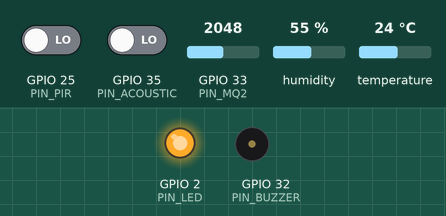
Simulated run of this sketch. Board: ESP32. On the bench: output pins drawn as LEDs (lit = HIGH), buzzer (waves = sounding, pin HIGH). Inputs (shaded band) come from the test bench; at power-on: GPIO 25 (PIN_PIR) LOW, GPIO 33 (PIN_MQ2) = 2048, GPIO 35 (PIN_ACOUSTIC) LOW, humidity 55 %, temperature 24 °C. WiFi joins after 1.5 s; servers stay silent unless stated; the local clock reads 2024-03-15 10:24:30 at power-on unless the sketch sets it; random numbers use the default seed unless the sketch sets one; no MQTT or app messages arrive unless stated; what the sketch prints to the serial monitor is not drawn.

Above: at 3.7 s.
3.8 s: GPIO 25 (PIN_PIR) driven HIGH
At 5.0 s:
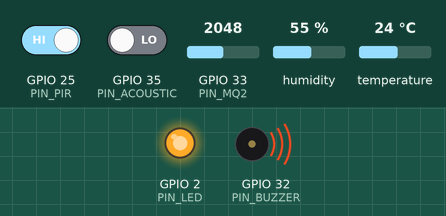
5.3 s: GPIO 33 (PIN_MQ2) set to 1530
7.1 s: GPIO 33 (PIN_MQ2) set to 1459
At 8.5 s:
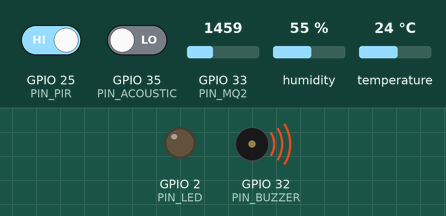
11.6 s: GPIO 33 (PIN_MQ2) set to 2047
At 13.1 s:
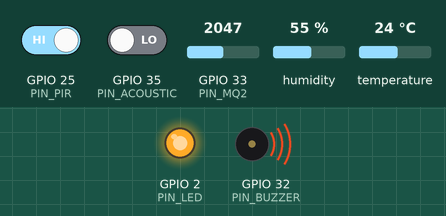
13.8 s: GPIO 33 (PIN_MQ2) set to 1228
At 15.3 s:
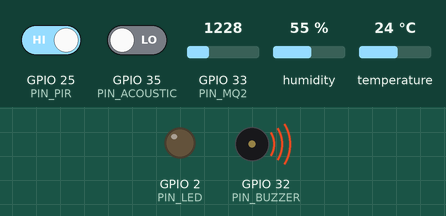
Timing chart, 0 to 16.8 s (numbered marks = the images above; inputs shaded):
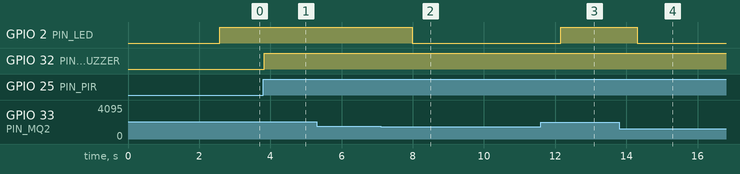

The sketch:

sensor_node.ino
```cpp
#include <WiFi.h>
#include <PubSubClient.h>
#include <DHT.h>
#include <time.h>

#define DEVICE_CONNECTED false

// --- TIME ---
const char* ntpServer = "pool.ntp.org";
const long  gmtOffset_sec = 28800; // For Malaysia (UTC+8): 8 * 3600
const int   daylightOffset_sec = 0; // No daylight savings in Malaysia

// --- WIFI & MQTT ---
const char* ssid = "Elleyxx"; // Change wifi name
const char* password = "Ellie0909"; // change password
const char* mqtt_server = "broker.hivemq.com";

WiFiClient espClient;
PubSubClient client(espClient);

// --- TOPICS ---
#define TOPIC_LOG "forest/zone1/sensorlog"

// --- PINS ---
#define PIN_MQ2 33
#define PIN_TEMP 27
#define PIN_ACOUSTIC 35
#define PIN_PIR 25
#define PIN_BUZZER 32
#define PIN_LED 2

#define ACOUSTIC_ACTIVE_LEVEL HIGH

// --- OFFLINE QUEUE ---
#define MAX_QUEUE 50

String messageQueue[MAX_QUEUE];
int queueStart = 0;
int queueEnd = 0;

DHT dht(PIN_TEMP, DHT11);

// --- Individual Timers for each sensor ---
unsigned long lastFireLog = 0;
unsigned long lastPirLog = 0;
unsigned long lastAcousticLog = 0;
unsigned long lastSmokingLog = 0;

// --- Intervals ---
const unsigned long INT_NORMAL = 1800000; // 30 mins
const unsigned long INT_ALERT  = 300000;  // 5 mins

unsigned long lastLogTime = 0;

// Sensor States
String lastFireStatus = "normal";
String lastPirStatus = "normal";
String lastSoundStatus = "normal";
String lastSmokingStatus = "normal";

void setup() {
  Serial.begin(115200);
  delay(1000);
  Serial.println("\n--- System Initializing ---");

  dht.begin();
  pinMode(PIN_PIR, INPUT);
  pinMode(PIN_ACOUSTIC, INPUT);
  pinMode(PIN_BUZZER, OUTPUT);
  pinMode(PIN_LED, OUTPUT);

  WiFi.mode(WIFI_STA);
  WiFi.begin(ssid, password);
  Serial.print("Connecting to WiFi...");

  // Try for 10 seconds, then move on
  unsigned long startWait = millis();
  while (WiFi.status() != WL_CONNECTED && millis() - startWait < 10000) {
    delay(500);
    Serial.print(".");
  }

  if (WiFi.status() == WL_CONNECTED) {
    Serial.println("\n[SUCCESS] WiFi Connected!");
  } else {
    Serial.println("\n[WARNING] WiFi Not Connected. Operating in Offline Mode.");
  }

  client.setServer(mqtt_server, 1883);
  client.setBufferSize(1024);

  // Sync time from NTP server
  configTime(gmtOffset_sec, daylightOffset_sec, ntpServer);
  Serial.println("Waiting for NTP time sync...");

  // Wait a few seconds for time to sync
  struct tm timeinfo;
  if(!getLocalTime(&timeinfo)){
    Serial.println("Failed to obtain time");
  } else {
    Serial.println("Time synced!");
  }
}

void reconnectWiFi() {
  if (WiFi.status() == WL_CONNECTED) return;
  Serial.println("Reconnecting WiFi...");

  WiFi.disconnect();
  WiFi.begin(ssid, password);

  unsigned long startAttempt = millis();
  while (WiFi.status() != WL_CONNECTED && millis() - startAttempt < 10000) {
    delay(500);
    Serial.print(".");
  }

  if (WiFi.status() == WL_CONNECTED) {
    Serial.println("\nWiFi Reconnected");
  } else {
    Serial.println("\nWiFi Failed");
  }
}

void reconnectMQTT() {
  if (client.connected()) return;

  // Use a non-blocking non-looping check instead of a while loop
  Serial.println("Reconnecting MQTT...");
  String clientId = "ESP32_" + String(random(1000, 9999));

  if (client.connect(clientId.c_str())) {
    Serial.println("MQTT Connected");
  } else {
    Serial.print("MQTT Failed, rc=");
    Serial.println(client.state());
  }
}

// Function to format and send JSON to sensorlog
void enqueueMessage(String payload) {
  int next = (queueEnd + 1) % MAX_QUEUE;

  // Prevent overflow
  if (next == queueStart) {
    Serial.println("Queue Full! Oldest message removed.");
    queueStart = (queueStart + 1) % MAX_QUEUE;
  }

  messageQueue[queueEnd] = payload;
  queueEnd = next;
}

void sendLog(int sensor_id, String status, String dataJson) {
  // Get current time
  struct tm timeinfo;
  char timeString[20];
  if(!getLocalTime(&timeinfo)){
    sprintf(timeString, "0000-00-00 00:00:00");
  } else {
    strftime(timeString, sizeof(timeString), "%Y-%m-%d %H:%M:%S", &timeinfo);
  }

  String payload = "{";
  payload += "\"sensor_id\":" + String(sensor_id) + ",";
  payload += "\"status\":\"" + status + "\",";
  payload += "\"data\":" + dataJson + ",";
  payload += "\"created_at\":\"" + String(timeString) + "\"";
  payload += "}";

  // Store first
  enqueueMessage(payload);
  Serial.println("Queued: " + payload);
}

void processQueue() {
  if (!client.connected()) return;

  while (queueStart != queueEnd) {
    String payload = messageQueue[queueStart];
    bool sent = client.publish(TOPIC_LOG, payload.c_str());

    if (sent) {
      Serial.println("Synced: " + payload);
      queueStart = (queueStart + 1) % MAX_QUEUE;
    } else {
      Serial.println("Failed to send. Will retry.");
      break;
    }

    delay(100);
  }
}

void processSensors() {
  unsigned long now = millis();

  // 1. FIRE SENSOR (Temp + MQ2)
  float t = dht.readTemperature();
  bool tempAvailable = !isnan(t);
  if (!tempAvailable) {
    Serial.println("DHT read failed; continuing with other sensors");
  }

  int smoke = analogRead(PIN_MQ2);
  String currentFireStatus = ((tempAvailable && t > 50) || smoke > 1500) ? "alerting" : "normal";
  unsigned long fireInterval = (currentFireStatus == "alerting") ? INT_ALERT : INT_NORMAL;

  if (currentFireStatus == "alerting") {
    digitalWrite(PIN_LED, HIGH);
  } else {
    digitalWrite(PIN_LED, LOW);
  }

  if (currentFireStatus != lastFireStatus || (now - lastFireLog >= fireInterval)) {
    String fireData = "{";
    fireData += "\"temperature\":";
    fireData += tempAvailable ? String(t) : "null";
    fireData += ",";
    fireData += "\"smoke\":" + String(smoke);
    fireData += "}";

    sendLog(1, currentFireStatus, fireData);

    lastFireLog = now;
    lastFireStatus = currentFireStatus;
  }

  // 2. SMOKING SENSOR
  String currentSmokingStatus = (smoke > 800 && smoke <= 2500 && (!tempAvailable || t <= 50)) ? "alerting" : "normal";
  unsigned long smokeInterval = (currentSmokingStatus == "alerting") ? INT_ALERT : INT_NORMAL;

  if (currentSmokingStatus != lastSmokingStatus || (now - lastSmokingLog >= smokeInterval)) {
    String smokeData = "{";
    smokeData += "\"smoke_level\":" + String(smoke) + ",";
    smokeData += "\"context\":\"possible_smoking\"";
    smokeData += "}";

    sendLog(5, currentSmokingStatus, smokeData);

    lastSmokingLog = now;
    lastSmokingStatus = currentSmokingStatus;
  }

  // 3. PIR MOTION SENSOR
  bool motion = digitalRead(PIN_PIR) == HIGH;
  String currentPirStatus = motion ? "alerting" : "normal";
  unsigned long pirInterval = (currentPirStatus == "alerting") ? INT_ALERT : INT_NORMAL;

  if (currentPirStatus != lastPirStatus || (now - lastPirLog >= pirInterval)) {
    String motionData = "{";
    motionData += "\"motion\":" + String(motion ? "true" : "false");
    motionData += "}";

    sendLog(2, currentPirStatus, motionData);

    lastPirLog = now;
    lastPirStatus = currentPirStatus;
  }

  // 4. ACOUSTIC SENSOR
  int soundRaw = digitalRead(PIN_ACOUSTIC);
  bool soundDetected = soundRaw == ACOUSTIC_ACTIVE_LEVEL;
  String currentSoundStatus = soundDetected ? "alerting" : "normal";
  unsigned long soundInterval = (currentSoundStatus == "alerting") ? INT_ALERT : INT_NORMAL;

  if (currentSoundStatus != lastSoundStatus || (now - lastAcousticLog >= soundInterval)) {
    String soundData = "{";
    soundData += "\"sound_detected\":" + String(soundDetected ? "true" : "false") + ",";
    soundData += "\"digital_value\":" + String(soundRaw);
    soundData += "}";

    sendLog(3, currentSoundStatus, soundData);

    lastAcousticLog = now;
    lastSoundStatus = currentSoundStatus;
  }

  if (currentPirStatus == "alerting") {
    digitalWrite(PIN_BUZZER, HIGH); // Alarm ON
  } else {
    digitalWrite(PIN_BUZZER, LOW);  // Alarm OFF
  }

  Serial.print("DEBUG: ");
  Serial.print("Temp: ");
  Serial.print(tempAvailable ? String(t) : "N/A");
  Serial.print(" | Smoke: " + String(smoke));
  Serial.print(" | Motion: " + String(motion));
  Serial.print(" | Sound Raw: " + String(soundRaw));
  Serial.println(" | Sound: " + String(soundDetected ? "DETECTED" : "NORMAL"));
}

void loop() {
  reconnectWiFi();
  reconnectMQTT();
  client.loop();

  processSensors();
  processQueue();

  delay(1000);
}
```

Measured:
- the behaviour switches between 1501 and 1500 on GPIO 33 (PIN_MQ2) (found by bisection; images 1 and 2)
- after the input at 3.8 s, GPIO 32 (PIN_BUZZER): LOW → HIGH at once
- after the input at 5.3 s, every drawn part: stays the same
- after the input at 7.1 s, GPIO 2 (PIN_LED): HIGH → LOW after 0.89 s
- after the input at 11.6 s, GPIO 2 (PIN_LED): LOW → HIGH after 0.56 s
- after the input at 13.8 s, GPIO 2 (PIN_LED): HIGH → LOW after 0.51 s
